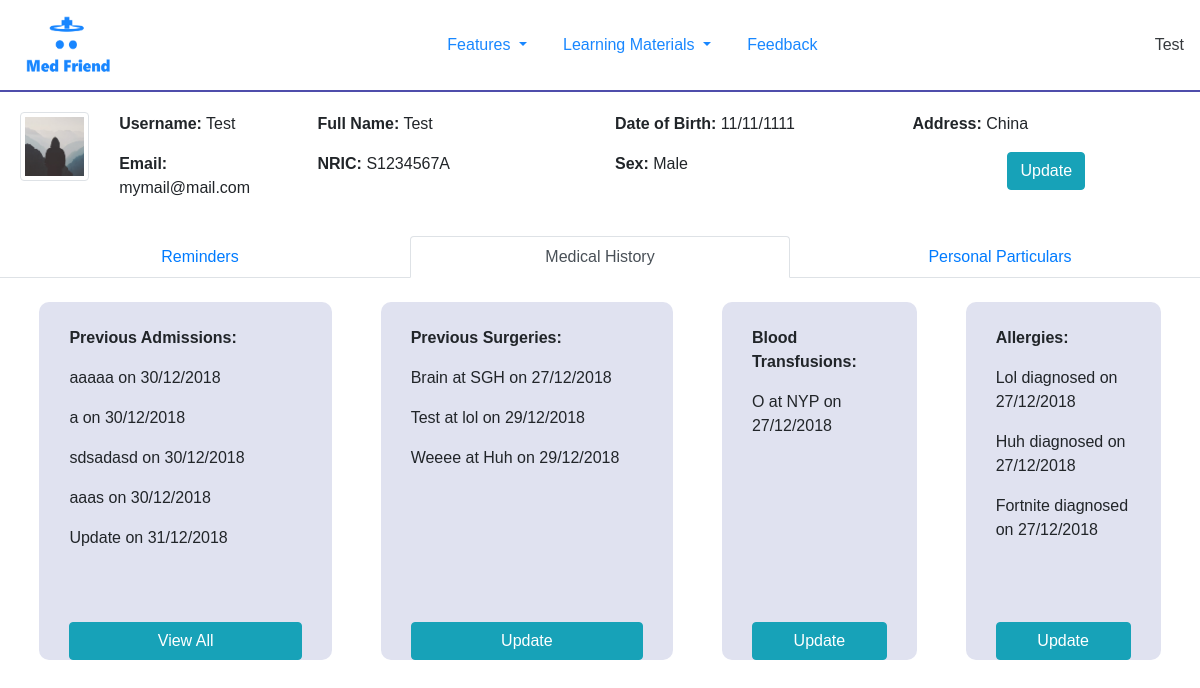
Page /Profile/History (signed in) on the earlier database version.
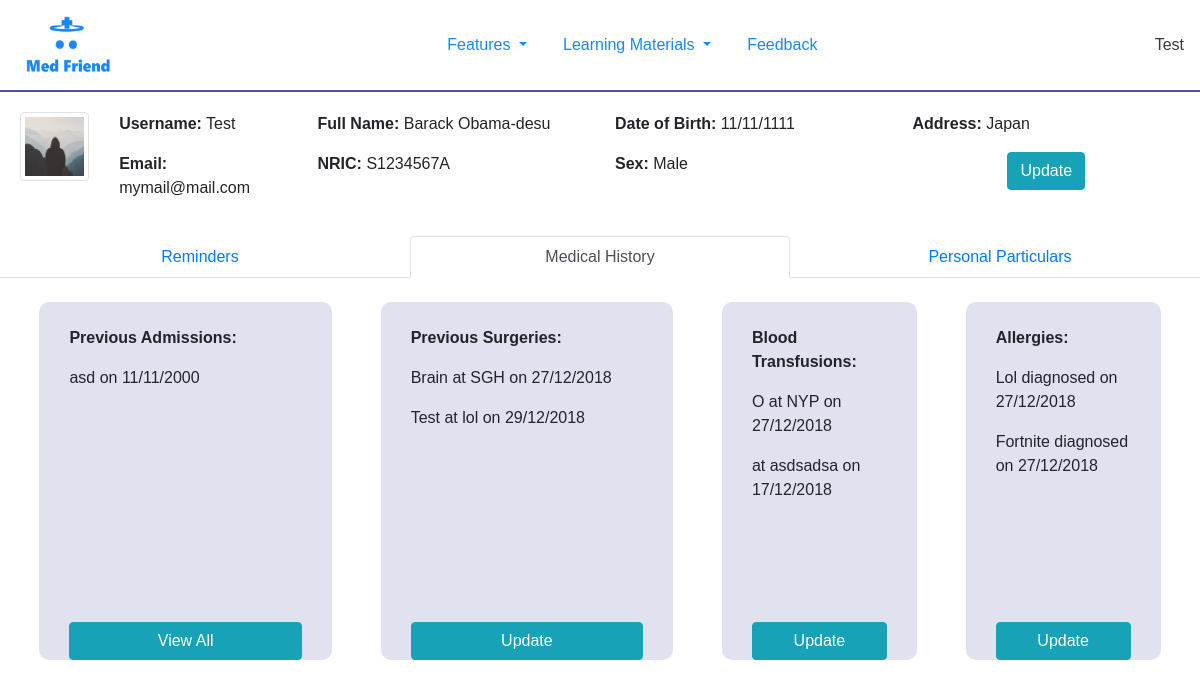
Same page on the later database version.
### Flask/Models.py (models this page shows, shortened)
class User(db.Model, UserMixin):
    id = db.Column(db.Integer, primary_key=True)
    username = db.Column(db.String(20), unique=True, nullable=False)
    email = db.Column(db.String(120), unique=True, nullable=False)
    password = db.Column(db.String(60), nullable=False)
    image_file = db.Column(db.String(20), nullable=False, default='default.jpg')
    personal_profile = db.relationship('Personal_Profile', backref='person')
    admissions = db.relationship('Admissions', backref="person")
    surgeries = db.relationship('Surgeries', backref="person")
    blood_transfusions = db.relationship('Blood_Transfusions', backref='person')
    allergies = db.relationship('Allergies', backref="person")

class Personal_Profile(db.Model):
    id = db.Column(db.Integer, primary_key=True)
    full_name = db.Column(db.String(60), nullable=True)
    nric = db.Column(db.String(9), unique=True, nullable=True)
    birthday = db.Column(db.DateTime, nullable=True)
    sex = db.Column(db.String(20), nullable=True)
    address = db.Column(db.String(100), nullable=True)
    user_id = db.Column(db.Integer, db.ForeignKey('user.id'), nullable=False)

class Admissions(db.Model):
    id = db.Column(db.Integer, primary_key=True)
    place = db.Column(db.String(100), nullable=True)
    date = db.Column(db.DateTime, nullable=True, default=datetime.utcnow())
    comments = db.Column(db.String(100), nullable=True)
    user_id = db.Column(db.Integer, db.ForeignKey('user.id'), nullable=False)

class Surgeries(db.Model):
    id = db.Column(db.Integer, primary_key=True)
    surgery_type = db.Column(db.String(100), nullable=True)
    date = db.Column(db.DateTime, nullable=True, default=datetime.utcnow)
    place = db.Column(db.String(100), nullable=True)
    comments = db.Column(db.String(100), nullable=True)
    user_id = db.Column(db.Integer, db.ForeignKey('user.id'),nullable=False)

class Blood_Transfusions(db.Model):
    id = db.Column(db.Integer, primary_key=True)
    blood_type = db.Column(db.String(100), nullable=True)
    date = db.Column(db.DateTime, nullable=True, default=datetime.utcnow)
    place = db.Column(db.String(100), nullable=True)
    comments = db.Column(db.String(100), nullable=True)
    user_id = db.Column(db.Integer, db.ForeignKey('user.id'), nullable=False)

class Allergies(db.Model):
    id = db.Column(db.Integer, primary_key=True)
    allergy = db.Column(db.String(100), nullable=True)
    date = db.Column(db.DateTime, nullable=True)
    user_id = db.Column(db.Integer, db.ForeignKey('user.id'), nullable=False)

### Flask/users/routes.py (the view)
@users.route("/Profile/History", methods = ['POST', 'GET'])
@login_required
def profile_history():
    image_files = url_for('static', filename=f"images/Profile_Picture/{current_user.image_file}")
    return render_template("Users/profile.html", title="History", image_file=image_files)

### Flask/Models.py (called while the page is built)
@login_manager.user_loader
def load_user(user_id):
    return User.query.get(int(user_id))

### Flask/templates/Users/profile.html (shortened to what this page needs)
{% extends "layout.html" %}
{% block content %}
<link rel="stylesheet" type="text/css" href="{{ url_for('static', filename='css/profile.css') }}" />
<div id="profilecontainer" class="container-fluid">
    <div class="row justify-content-start">
        <div id="picture" class="col-lg-1">
            <img id="userprofilepic" src="{{ image_file }}" class="img-fluid img-thumbnail" data-toggle="modal"
                data-target="#picchange">
        </div>
        <div class="col-2">
            <p>
                <b>Username:</b>
                {{ current_user.username }}
            </p>
            <p>
                <b> Email:</b>
                {{ current_user.email }}
            </p>
        </div>
        {% if current_user.personal_profile %}
        <div class="col">
            <p>
                <b>Full Name:</b>
                {% if current_user.personal_profile[0].full_name == '' %}
                Not Set
                {% else %}
                {{ current_user.personal_profile[0].full_name }}
                {% endif %}
            </p>
            <p>
                <b>NRIC:</b>
                {% if current_user.personal_profile[0].nric == '' %}
                Not Set
                {% else %}
                {{ current_user.personal_profile[0].nric }}
                {% endif %}
            </p>
        </div>
        <div class="col">
            <p>
                <b>Date of Birth:</b>
                {% if current_user.personal_profile[0].birthday == None %}
                Not Set
                {% else %}
                {{ current_user.personal_profile[0].birthday.strftime('%d/%m/%Y') }}
                {% endif %}
            </p>
            <p>
                <b>Sex:</b>
                {{ current_user.personal_profile[0].sex }}
            </p>
        </div>
        <div class="col">
            <p>
                <b>Address:</b>
                {% if current_user.personal_profile[0].address == '' %}
                Not Set
                {% else %}
                {{ current_user.personal_profile[0].address }}
                {% endif %}
            </p>
            <div class="row justify-content-center">
                <div class="text-center">
                    <a href="{{ url_for('medical_history.Personal_Details') }}">
                        <button class="btn btn-info col"> Update </button>
                    </a>
                </div>
            </div>
        </div>
        {% endif %}
    </div>
</div>
<div id="moreinfo">
    <nav>
        <ul class="nav nav-tabs nav-justified">
            <li class="nav-item">
                {% if title == "Reminder" or title == "Profile" %}
                <a id="remindernav" class="nav-link active" href="{{ url_for('users.profile_reminder') }}">Reminders</a>
                {% else %}
                <a id="remindernav" class="nav-link" href="{{ url_for('users.profile_reminder') }}">Reminders</a>
                {% endif %}
            </li>
            <li class="nav-item">
                {% if title == "History" %}
                <a id="medicalhistorynav" class="nav-link active" href="{{ url_for('users.profile_history') }}">Medical
                    History</a>
                {% else %}
                <a id="medicalhistorynav" class="nav-link" href="{{ url_for('users.profile_history') }}">Medical History</a>
                {% endif %}
            </li>
            <li class="nav-item">
                {% if title == "Edit" %}
                <a id="userinfonav" class="nav-link active" href="{{ url_for('users.profile_edit') }}">Personal Particulars</a>
                {% else %}
                <a id="userinfonav" class="nav-link" href="{{ url_for('users.profile_edit') }}">Personal Particulars</a>
                {% endif %}
            </li>
        </ul>
    </nav>
    <div class="container-fluid">
        {% if title == "History" %}
        {% include 'Users/profile_medhist.html' %}
        {% elif title == "Reminder" %}
        {% include 'Users/profile_reminder.html' %}
        {% elif title == "Edit" %}
        {% include 'Users/profile_edit.html' %}
        {% endif %}
    </div>
</div>
{% endblock %}

### Flask/templates/layout.html (shortened to what this page needs)
<!DOCTYPE html>
<html lang="en">
<head>
    <link rel="stylesheet" href="https://stackpath.bootstrapcdn.com/bootstrap/4.1.3/css/bootstrap.min.css"
>
    <link rel="stylesheet" type="text/css" href="{{ url_for('static', filename='css/navbar.css') }}" />
    <link rel="stylesheet" type="text/css" href="{{ url_for('static', filename='css/home.css') }}" />
    <link rel="stylesheet" type="text/css" href="{{ url_for('static', filename='css/signup.css') }}" />
</head>
<body>
    <nav id="#navbarSupportedContent" class="navbar navbar-expand-lg navbar-custom justify-content-center sticky-top">
        <a class="navbar-brand mr-0" href="{{ url_for('main.index') }}" id="brandlogo">
            <img src="../static/images/Logo.png" alt="" class="img-fluid" style="height:8vh">
        </a>
        <div class="collapse navbar-collapse justify-content-between align-items-center w-100" id="navbarSupportedContent">
            <ul class="navbar-nav mx-auto text-center">
                <li class="nav-item dropdown active">
                    <a class="nav-link dropdown-toggle" href="#" id="navbarDropdown" role="button" data-toggle="dropdown"
                        aria-haspopup="true" aria-expanded="false">
                        Features
                    </a>
                </li>
                <li class="nav-item dropdown active">
                    <a class="nav-link dropdown-toggle" href="#" id="navbarDropdown" role="button" data-toggle="dropdown"
                        aria-haspopup="true" aria-expanded="false">
                        Learning Materials
                    </a>
                </li>
                <a class="nav-link active" href="{{ url_for('feedback.form_page') }}">Feedback</a>
            </ul>
            <ul id="rightside" class="nav navbar-nav flex-row justify-content-center flex-nowrap">
                {% if current_user.is_authenticated %}
                <li class="nav-item dropdown active" data-toggle="dropdown" aria-haspopup="true" aria-expanded="false">
                    {{ current_user.username }}
                </li>
                {% else %}
                    <a href="{{ url_for('users.login') }}" class="nav-link active"> Login </a>
                {% endif %}
            </ul>
        </div>
    </nav>
    <div>
        {% block content %}{% endblock content%}
    </div>
</body>
</html>

### Flask/templates/Users/profile_medhist.html (shortened to what this page needs)
<link rel="stylesheet" type="text/css" href="{{ url_for('static', filename='css/profile.css') }}" />
<br>
<div class="row justify-content-center ">
    <div id="histories" class="row col-12 justify-content-around">
        <div class="row justify-content-start col-3">
            {% if current_user.admissions %}
            <div class="col vh-history">
                <br>
                <p>
                    <b>Previous Admissions:</b>
                    {% for i in range(5) %}
                    {% if current_user.admissions[i] %}
                    <p>
                        {{ current_user.admissions[i].place }} on {{
                        current_user.admissions[i].date.strftime('%d/%m/%Y') }}
                    </p>
                    {% endif %}
                    {% endfor %}
                </p>
            </div>
            <div class="text-center col-12">
                <a href="{{ url_for('medical_history.Update_Record', record='Admissions') }}">
                    <button class="btn btn-info col"> View All </button>
                </a>
            </div>
            {% endif %}
        </div>
        <div class="row justify-content-start col-3">
            {% if current_user.surgeries %}
            <div class="col vh-history">
                <br>
                <p>
                    <b>
                        Previous Surgeries:
                    </b>
                </p>
                <p>
                    {% for i in range(5) %}
                    {% if current_user.surgeries[i] %}
                    <p>
                        {{ current_user.surgeries[i].surgery_type }} at
                        {{ current_user.surgeries[i].place }} on
                        {{current_user.surgeries[i].date.strftime('%d/%m/%Y') }}
                    </p>
                    {% endif %}
                    {% endfor %}
                </p>
            </div>
            <div class="text-center col-12">
                <a href="{{ url_for('medical_history.Update_Record', record='Surgeries') }}">
                    <button class="btn btn-info col"> Update </button>
                </a>
            </div>
            {% endif %}
        </div>
        <div class="row justify-content-start col-2">
            <br>
            {% if current_user.blood_transfusions %}
            <div class="col vh-history">
                <br>
                <p>
                    <b> Blood Transfusions:</b>
                    {% for i in range(5) %}
                    {% if current_user.blood_transfusions[i] %}
                    <p>
                        {{ current_user.blood_transfusions[i].blood_type }} at
                        {{ current_user.blood_transfusions[i].place }} on
                        {{current_user.blood_transfusions[i].date.strftime('%d/%m/%Y') }}
                    </p>
                    {% endif %}
                    {% endfor %}
                </p>
            </div>
            <br>
            <div class="text-center col-12">
                <a href="{{ url_for('medical_history.Update_Record', record='Blood Transfusions') }}">
                    <button class="btn btn-info col"> Update </button>
                </a>
            </div>
            {% endif %}
        </div>
        <div class="row justify-content-start col-2">
            <br>
            {% if current_user.allergies %}
            <div class="col vh-history">
                <br>
                <p>
                    <b>Allergies:</b>
                    {% for i in range(5) %}
                    {% if current_user.allergies[i] %}
                    <p>
                        {{ current_user.allergies[i].allergy }} diagnosed on
                        {{current_user.allergies[i].date.strftime('%d/%m/%Y') }}
                    </p>
                    {% endif %}
                    {% endfor %}
                </p>
            </div>
            <br>
            <div class="text-center col-12">
                <a href="{{ url_for('medical_history.Update_Record', record='Allergies') }}">
                    <button class="btn btn-info col"> Update </button>
                </a>
            </div>
            {% endif %}
        </div>
    </div>
</div>

### Flask/static/css/navbar.css (style rules this page uses)
#navbarSupportedContent .nav-link { font-size:1em; font-weight: 500; }
.nav-link, .navbar-brand { margin: 0px 10px; }
.navbar { border-bottom: 2px solid rgb(61, 59, 163); background-color: white; opacity: 0.9; }

### Flask/static/css/home.css (style rules this page uses)
* { padding: 0px; margin: 0px; font-family: Verdana, Geneva, Tahoma, sans-serif; }
body { background-color: rgb(255, 255, 255); }

### Flask/static/css/profile.css (style rules this page uses)
#profilecontainer { background-color: white; padding: 20px; }
#histories > div { background-color: rgb(224, 226, 240); border-radius: 10px; }
.vh-history { min-height: 40vh }

Differences in the rows shown:
removed Admissions: place "aaaaa", date "30/12/2018"
removed Admissions: place "a", date "30/12/2018"
removed Admissions: place "sdsadasd", date "30/12/2018"
removed Admissions: place "aaas", date "30/12/2018"
removed Admissions: place "Update", date "31/12/2018"
removed Surgeries: surgery_type "Weeee", place "Huh", date "29/12/2018"
removed Allergies: allergy "Huh", date "27/12/2018"
changed Personal_Profile "Male": full_name "Test" → "Barack Obama-desu"; address "China" → "Japan"
added Admissions: place "asd", date "11/11/2000"
added Blood_Transfusions: place "asdsadsa", date "17/12/2018"
Other differences:
new list line: "on"
new list line: "at on"
list line gone: "on"
list line gone: "at on"
list line gone: "diagnosed on"
